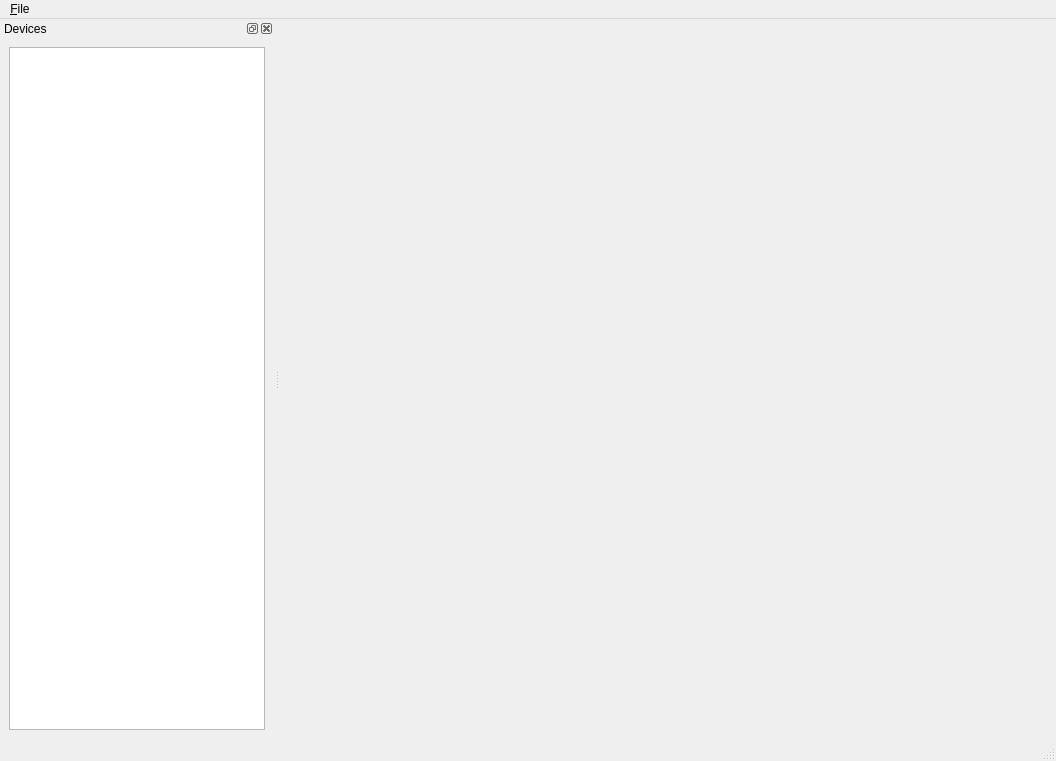
<?xml version="1.0" encoding="UTF-8"?>
<ui version="4.0">
 <class>MainWindow</class>
 <widget class="QMainWindow" name="MainWindow">
  <property name="geometry">
   <rect>
    <x>0</x>
    <y>0</y>
    <width>1056</width>
    <height>761</height>
   </rect>
  </property>
  <property name="windowTitle">
   <string>MainWindow</string>
  </property>
  <widget class="QWidget" name="centralwidget"/>
  <widget class="QMenuBar" name="menubar">
   <property name="geometry">
    <rect>
     <x>0</x>
     <y>0</y>
     <width>1056</width>
     <height>22</height>
    </rect>
   </property>
   <widget class="QMenu" name="menu_File">
    <property name="title">
     <string>&amp;File</string>
    </property>
    <addaction name="separator"/>
    <addaction name="actionE_xit"/>
   </widget>
   <addaction name="menu_File"/>
  </widget>
  <widget class="QStatusBar" name="statusbar"/>
  <widget class="QDockWidget" name="dockWidget">
   <property name="allowedAreas">
    <set>Qt::LeftDockWidgetArea|Qt::RightDockWidgetArea</set>
   </property>
   <property name="windowTitle">
    <string>Devices</string>
   </property>
   <attribute name="dockWidgetArea">
    <number>1</number>
   </attribute>
   <widget class="QWidget" name="dockWidgetContents">
    <layout class="QVBoxLayout" name="verticalLayout">
     <item>
      <widget class="QListView" name="listView"/>
     </item>
    </layout>
   </widget>
  </widget>
  <action name="actionE_xit">
   <property name="text">
    <string>E&amp;xit</string>
   </property>
  </action>
 </widget>
 <resources/>
 <connections/>
</ui>
